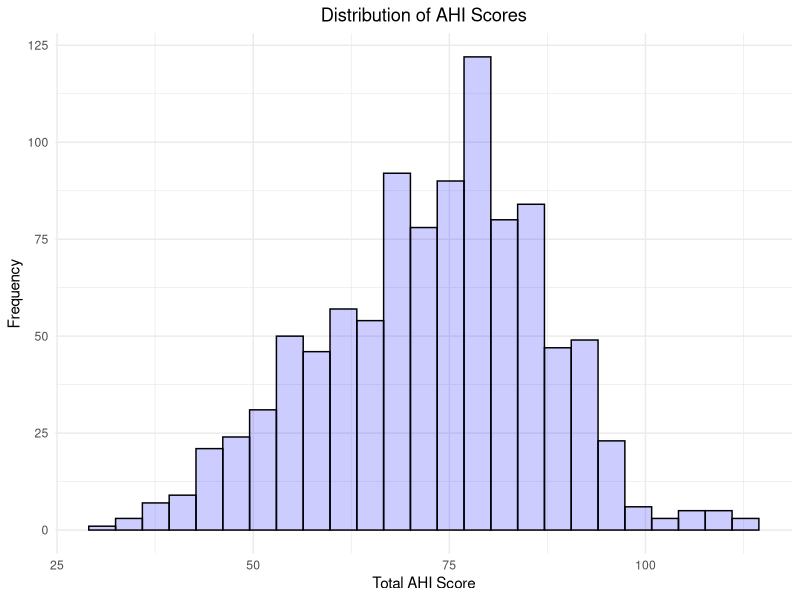
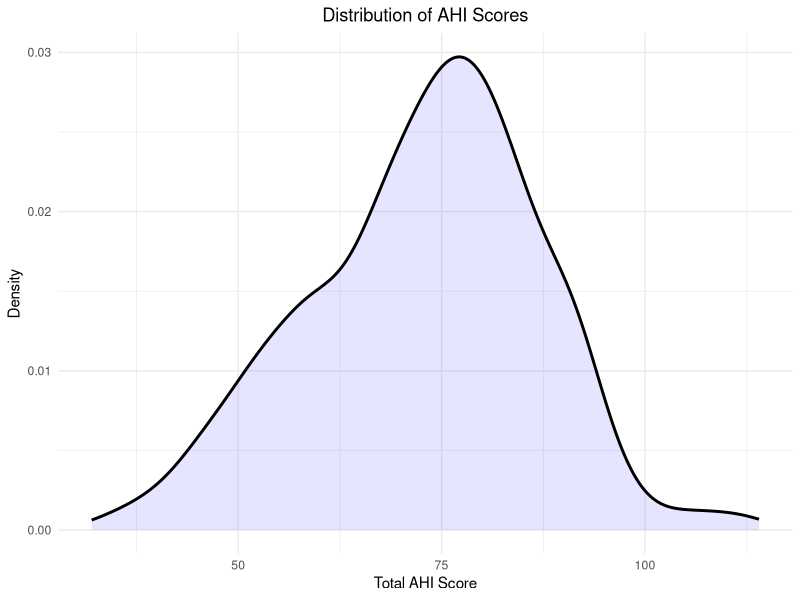
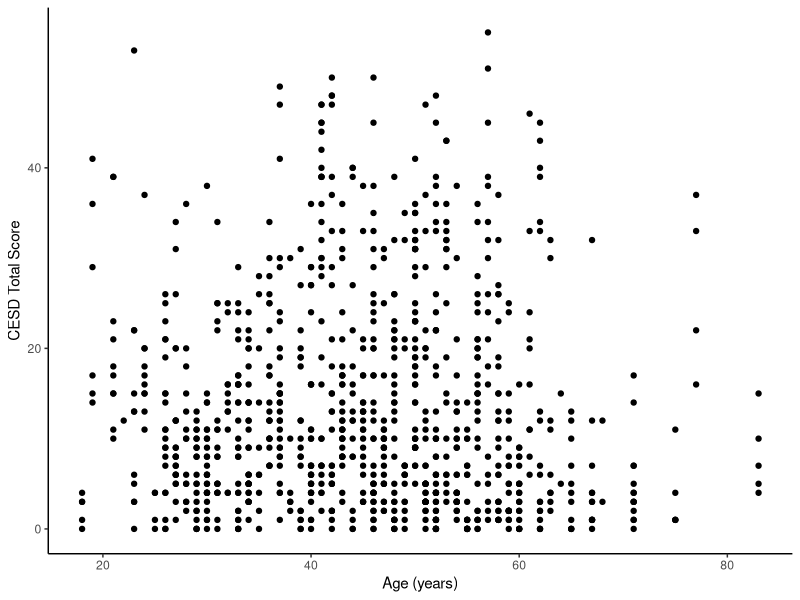
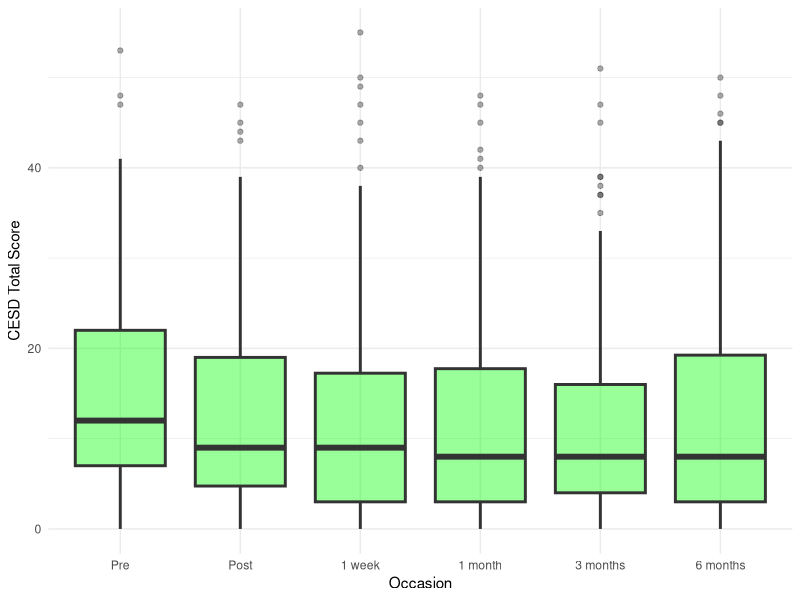
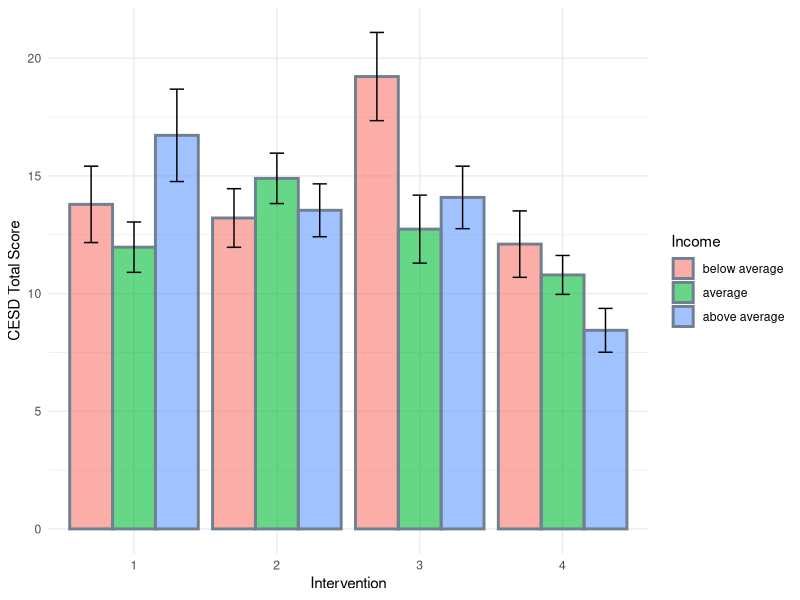

R code for these plots, in order:
## ---- chunk 1
if(!require("ggplot2")) install.packages("ggplot2")
if(!require("tidyverse")) install.packages("tidyverse")
if(!require("reshape")) install.packages("reshape")

knitr::opts_chunk$set(fig.width=6, fig.height=4, fig.align="center")
## ---- chunk 2
# read in data
posPsy.data <- read.csv('posPsy_data_wide.csv')
## ---- chunk 3
head(posPsy.data)
## ---- chunk 4
library(tidyverse)

occasion_cols <- posPsy.data %>% select(contains('occasion'))

occasion_cols.names <- colnames(occasion_cols)

## ---- chunk 5
library(reshape)

occasion_melt <- melt(posPsy.data, 
                      id.vars = c("id","intervention","sex","age","educ","income"),
                      measure.vars = occasion_cols.names,
                      variable_name = 'occasion')

head(occasion_melt)

## ---- chunk 6

# extract columns
ahi_cols.names <- colnames(posPsy.data %>% select(contains('ahiTotal')))

cesd_cols.names <- colnames(posPsy.data %>% select(contains('cesdTotal')))

elapsed_cols.names <- colnames(posPsy.data %>% select(contains('elapsed')))

# create melted dataframes

ahi_melt <- melt(posPsy.data, 
                      id.vars = c("id","intervention","sex","age","educ","income"),
                      measure.vars = ahi_cols.names,
                      variable_name = 'ahiTotal')

cesd_melt <- melt(posPsy.data, 
                      id.vars = c("id","intervention","sex","age","educ","income"),
                      measure.vars = cesd_cols.names,
                      variable_name = 'cesdTotal')

elapsed_melt <- melt(posPsy.data, 
                      id.vars = c("id","intervention","sex","age","educ","income"),
                      measure.vars = elapsed_cols.names,
                      variable_name = 'elapsed_days')

## ---- chunk 7

occasion_melt <- occasion_melt[,-8]
ahi_melt <- ahi_melt[,-7]
elapsed_melt <- elapsed_melt[,-7]
cesd_melt <- cesd_melt[,-7]

## ---- chunk 8

posPsy.data_new <- cbind(occasion_melt, 'elapsed_days'=elapsed_melt$value,
                         'ahiTotal'=ahi_melt$value, 'cesdTotal'=cesd_melt$value)

## ---- chunk 9
head(posPsy.data_new)
## ---- chunk 10
posPsy.data_new$id <- factor(posPsy.data_new$id)

posPsy.data_new$intervention <- factor(posPsy.data_new$intervention)

posPsy.data_new$sex <- factor(posPsy.data_new$sex, labels=c('F','M'))

posPsy.data_new$educ <- factor(posPsy.data_new$educ, labels=c('Less than Year 12',
                                                              'Year 12',
                                                              'Vocational training',
                                                              'Bachelors',
                                                              'Postgrad'))

posPsy.data_new$income <- factor(posPsy.data_new$income, labels=c('below average',
                                                                  'average',
                                                                  'above average'))

posPsy.data_new$occasion <- factor(posPsy.data_new$occasion, labels=c('Pre',
                                                                      'Post',
                                                                      '1 week',
                                                                      '1 month',
                                                                      '3 months',
                                                                      '6 months'))
## ---- chunk 11
any(is.na(posPsy.data_new))
## ---- chunk 12
posPsy.data_clean <- drop_na(posPsy.data_new)
## ---- chunk 13

ggplot(posPsy.data_clean, aes(x=ahiTotal)) + 
  geom_histogram(bins=25, fill='blue', col='black', alpha=0.2) + # plot blue histogram
  labs(x='Total AHI Score', y='Frequency', title='Distribution of AHI Scores') + 
  theme_minimal() + 
  theme(plot.title = element_text(hjust = 0.5))

## ---- chunk 14

ggplot(posPsy.data_clean, aes(x=ahiTotal)) + 
  geom_density( fill='blue', col='black', size = 1, alpha=0.1) + # blue density plot
  labs(x='Total AHI Score', y='Density', title='Distribution of AHI Scores') + 
  theme_minimal() + 
  theme(plot.title = element_text(hjust = 0.5))

## ---- chunk 15
shapiro.test(posPsy.data_clean$ahiTotal)
## ---- chunk 16
ggplot(posPsy.data_clean, aes(x=age, y=cesdTotal)) + 
  geom_point() +
  labs(x='Age (years)', y='CESD Total Score') + 
  theme_classic()
## ---- chunk 17
ggplot(posPsy.data_clean, aes(x=occasion, y=cesdTotal)) + 
  geom_boxplot(fill='green', size = 1, alpha=0.4) +
  labs(x='Occasion', y='CESD Total Score') + 
  theme_minimal()
## ---- chunk 18

posPsy.summary <- posPsy.data_clean %>% 
  group_by(intervention, income) %>% 
  summarize(
    mean.cesdTotal = mean(cesdTotal),
    se.cesdTotal = sd(cesdTotal)/sqrt(length(cesdTotal)), # standard error of the mean
    lower = mean.cesdTotal-se.cesdTotal,
    upper = mean.cesdTotal+se.cesdTotal
  )
## ---- chunk 19
ggplot(posPsy.summary, aes(x=intervention, y=mean.cesdTotal, fill=income)) + 
  geom_bar(stat='identity', position='dodge', 
           color='slategray', size = 1, alpha=0.6) +
  geom_errorbar(aes(ymin=lower, ymax=upper), 
                position=position_dodge(width=.9), width=0.3) + 
  labs(x='Intervention', y='CESD Total Score', fill='Income') + 
  theme_minimal()
